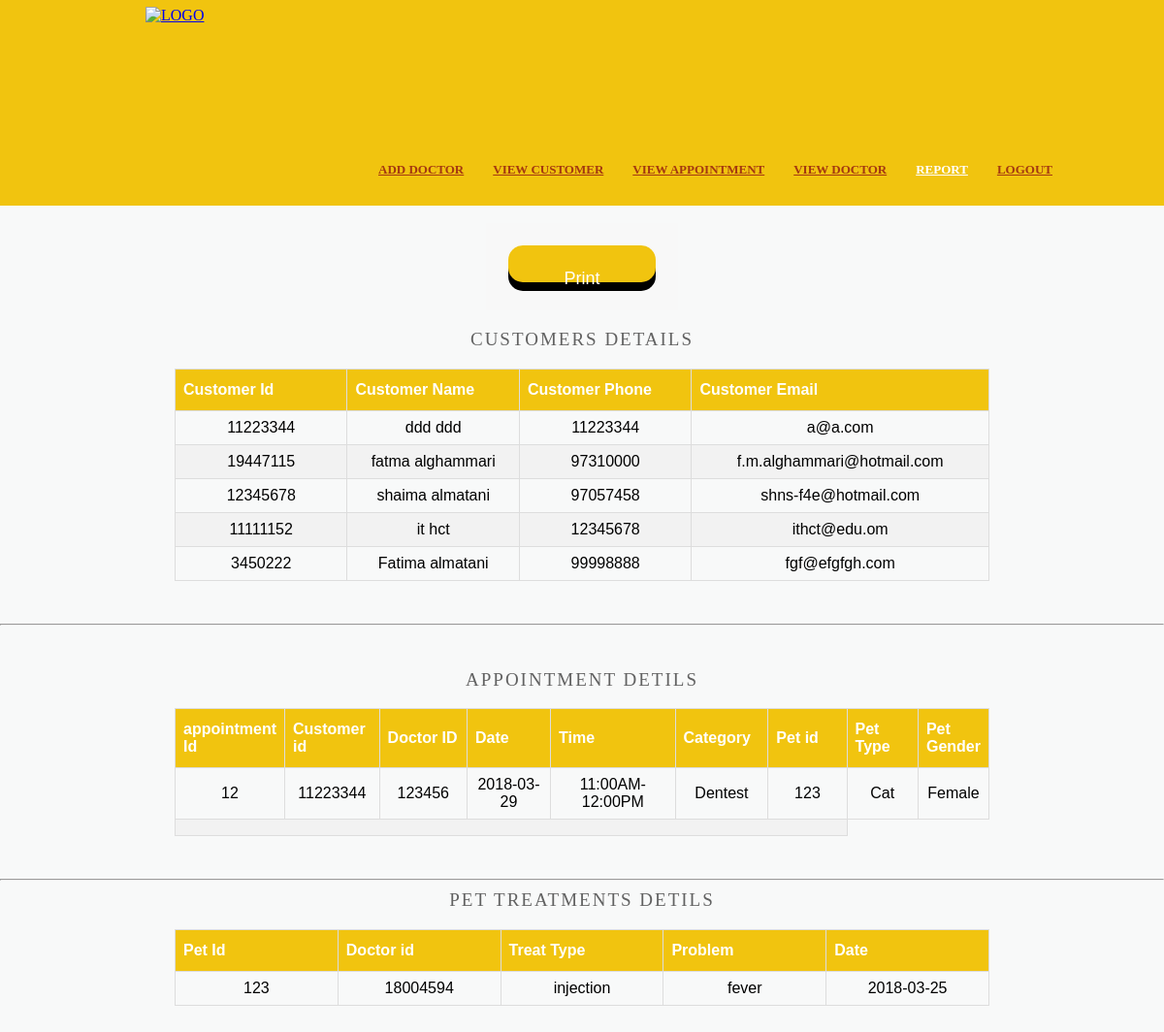
The page /aReport.php on the database its author committed.
### tables this page shows
CREATE TABLE `customer` (
  `customer_id` int(11) NOT NULL,
  `customer_first_name` varchar(20) NOT NULL,
  `customer_last_name` varchar(20) NOT NULL,
  `customer_username` varchar(20) NOT NULL,
  `customer_phone` int(11) NOT NULL,
  `customer_email` varchar(50) NOT NULL,
  `customer_password` varchar(200) NOT NULL
);

CREATE TABLE `appointment` (
  `appointmentId` int(11) NOT NULL,
  `customer_id` int(11) NOT NULL,
  `doctor_national_id` int(11) NOT NULL,
  `date` date NOT NULL,
  `time` varchar(60) NOT NULL,
  `category` varchar(20) NOT NULL,
  `Pet_id` int(11) NOT NULL,
  `Pet_type` varchar(20) NOT NULL,
  `Pet_gender` varchar(11) NOT NULL
);

CREATE TABLE `treat` (
  `treat_id` int(11) NOT NULL,
  `pet_id` int(11) NOT NULL,
  `doctor_national_id` int(11) NOT NULL,
  `Treat_type` varchar(500) NOT NULL,
  `problem` varchar(300) NOT NULL,
  `date` date NOT NULL
);

### aReport.php (the view, shortened to what this page needs)
<!DOCTYPE HTML>
<html>
<head>
	<link rel="stylesheet" href="default.css" type="text/css">
	</head>
<body>
<div id="header">
			<div class="logo"><a href="adminpage.php"><img src="image/logo.png" alt="LOGO" height="190" width="210"></a>
            </div>
             <ul class="navigation">
				<li>
					<a href="addoctor.php">Add Doctor</a>
				</li>
			 <li>
					<a href="viewcustomer.php">View Customer</a>
				</li>
			  <li >
					<a href="viewapp">View Appointment</a>
				</li>
			  <li>
					<a href="viewdoctor.php">View Doctor</a>
				</li>
				<li class="active">
					<a href="#">Report</a>
				</li>
				  <li>
					<a href="logout.php">LOGOUT</a>
				</li>
			</ul>
			 <div class="clearfix">
		</div>
		</div>
<div id="contents">
		<br />
        <center>
               <table bgcolor="#F8F8F8" style="padding:20px;">
               <tr>
               <td colspan="2" align="center">
<u  style="color:brown;"><button class="button" onclick="printDiv()">Print</button></u>
 </td>
               </tr>
</table>
<br>
<div id="printableTable">
<div align="center">
    <?php
include("connect.php");
	    $query = "select * from customer";
		$result = mysqli_query($connection, $query);
	echo "<h2 align='center'>CUSTOMERS DETAILS</h2></br><table id='new' width=70% >";
		echo "<tr>";
		echo "<th width = 12%  align=center><v1>Customer Id";
		echo "<th width = 12%  align=center><v1>Customer Name";
		echo "<th width = 12%  align=center><v1>Customer Phone";
		echo "<th width = 12%  align=center><v1> Customer Email";
        echo "</tr>";
			while($row = mysqli_fetch_assoc($result)) {
   $id = $row['customer_id'];
   $fname = $row['customer_first_name'];
   $lname = $row['customer_last_name'];
   $phone = $row['customer_phone'];
   $email = $row['customer_email'];
			echo "<tr>";
			echo "<td align=center>$id</td>";
			echo "<td  align=center>$fname $lname</td>";
			echo "<td align=center>$phone</td>";
			echo "<td  align=center>$email</td>";
                     echo "</tr>";
		}
		echo  "</table>";
?>
</br><br>
<hr>
<?php
	$query = "select * from appointment";
		$result = mysqli_query($connection, $query);
	echo "</br></br><h2 align='center'>APPOINTMENT DETILS</h2></br><table  id='new' width=70% >";
		echo "<tr>";
		echo "<th width = 12%  align=center><v1>appointment Id";
		echo "<th width = 12%  align=center><v1>Customer id";
		echo "<th width = 12%  align=center><v1> Doctor ID";
		echo "<th width = 12%  align=center><v1> Date";
		echo "<th width = 18%  align=center><v1> Time";
		echo "<th width = 12%  align=center><v1> Category";
		echo "<th width = 12%  align=center><v1> Pet id";
		echo "<th width = 12%  align=center><v1> Pet Type";
		echo "<th width = 12%  align=center><v1> Pet Gender";
        echo "</tr>";
			while($row = mysqli_fetch_assoc($result)) {
   $id = $row['appointmentId'];
   $customer_id = $row['customer_id'];
   $doctor_national_id = $row['doctor_national_id'];
   $date = $row['date'];
   $time = $row['time'];
   $category = $row['category'];
   $Pet_id = $row['Pet_id'];
   $Pet_type = $row['Pet_type'];
   $Pet_gender = $row['Pet_gender'];
   $pets[] = $Pet_id;
	if($Pet_gender == 1) { $gen = "Male";}
	else { $gen = "Female";}
			echo "<tr>";
			echo "<td align=center>$id</td>";
			echo "<td  align=center>$customer_id</td>";
			echo "<td  align=center> $doctor_national_id</td>";
			echo "<td align=center>$date</td>";
			echo "<td  align=center>$time</td>";
			echo "<td  align=center> $category</td>";
			echo "<td align=center>$Pet_id</td>";
			echo "<td  align=center>$Pet_type</td>";
			echo "<td  align=center> $gen</td>";
                     echo "</tr>";
		}
		echo "<tr>";
		echo "<td colspan='7'></td>";
             echo "</tr>";
		echo  "</table>";
		?>
</br><br>
<hr>
<?php
	echo "<h2 align='center'>PET TREATMENTS DETILS</h2></br><table id='new' width=70% >";
		echo "<tr>";
		echo "<th width = 12%  align=center><v1>Pet Id";
		echo "<th width = 12%  align=center><v1>Doctor id";
		echo "<th width = 12%  align=center><v1>Treat Type";
		echo "<th width = 12%  align=center><v1>Problem";
		echo "<th width = 12%  align=center><v1>Date";
        echo "</tr>";
		$arrlength = count($pets);
		for($x = 0; $x < $arrlength; $x++) {
		$query = "select * from treat where pet_id = $pets[$x];";
		$result = mysqli_query($connection, $query);
			while($row = mysqli_fetch_assoc($result)) {
   $id = $row['pet_id'];
   $dr_id = $row['doctor_national_id'];
   $treat_type = $row['Treat_type'];
   $problem = $row['problem'];
	$date = $row['date'];
			echo "<tr>";
			echo "<td align=center>$id</td>";
			echo "<td  align=center>$dr_id</td>";
			echo "<td align=center>$treat_type</td>";
			echo "<td  align=center>$problem</td>";
			echo "<td  align=center> $date</td>";
                     echo "</tr>";
		}
		}
		echo  "</table>";
?>
      </div>
	  </div>
</center>
	</div>
</body>
</html>

### default.css (style rules this page uses)
body { background-color: #F8F9F9; min-width: 960px; margin: 0; }
img { display: block; border: 0; }
.clearfix { width: 960px; margin: 0 auto; }
.clearfix:after { clear:both; content:""; display:block; line-height:0; height:1%; visibility:hidden; }
.subscribe, input[type='submit'], input[type='reset'],input[type='button'],button { background-position: -222px -38px; height: 38px; line-height: 38px; width: 152px; }
.subscribe:hover, input[type='submit']:hover ,button { background-position: 0 -38px; }
#header { background: #F1C40F ; padding: 7px 0 15px; }
.logo { float: left; display: inline-block; margin-left: 150px; }
.navigation { float: left; list-style: none; margin: 28px 0 0; padding: 0; }
.navigation li { float: left; margin-left: 30px; margin-top: 128px; position: relative; }
.navigation li > a { color: #a43810; font: bold 13px/24px Times, "Times New Roman", serif; text-decoration: none; text-transform: uppercase; text-decoration: underline; }
.navigation li.active > a, .navigation li > a:hover { color: #fff; text-decoration: underline; }
#contents { padding-bottom: 24px; }
h2 { color: #626262; font: 19px/24px "Times New Roman", Times, serif; letter-spacing: 2px; margin: 0; text-transform: uppercase; }

### aReport.php (style rules this page uses)
#new { font-family: "Trebuchet MS", Arial, Helvetica, sans-serif; border-collapse: collapse; width: 70%; align:center; }
#new td, #new th { border: 1px solid #ddd; padding: 8px; align:center; }
#new tr:nth-child(even) { background-color: #f2f2f2; align:center; }
#new th { padding-top: 12px; padding-bottom: 12px; text-align: left; background-color: #F1C40F; color: white; align:center; }
.button { display: inline-block; padding: 15px 35px; font-size: 18px; cursor: pointer; text-align: center; text-decoration: none; outline: none; color: #fff; background-color: #F1C40F; border: none; border-radius: 15px; box-shadow: 0 9px #000; }

### rows shown on the page
customer: customer_id "11223344", customer_first_name "ddd", customer_last_name "ddd", customer_phone "11223344", customer_email "a@a.com"
customer: customer_id "19447115", customer_first_name "fatma", customer_last_name "alghammari", customer_phone "97310000", customer_email "f.m.alghammari@hotmail.com"
customer: customer_id "12345678", customer_first_name "shaima", customer_last_name "almatani", customer_phone "97057458", customer_email "shns-f4e@hotmail.com"
customer: customer_id "11111152", customer_first_name "it", customer_last_name "hct", customer_phone "12345678", customer_email "ithct@edu.om"
customer: customer_id "3450222", customer_first_name "Fatima", customer_last_name "almatani", customer_phone "99998888", customer_email "fgf@efgfgh.com"
appointment: appointmentId "12", customer "11223344", doctor_national "123456", date "2018-03-29", time "11:00AM-12:00PM", category "Dentest", Pet "123", Pet_type "Cat", Pet_gender "Female"
treat: pet "123", doctor_national "18004594", Treat_type "injection", problem "fever", date "2018-03-25"
